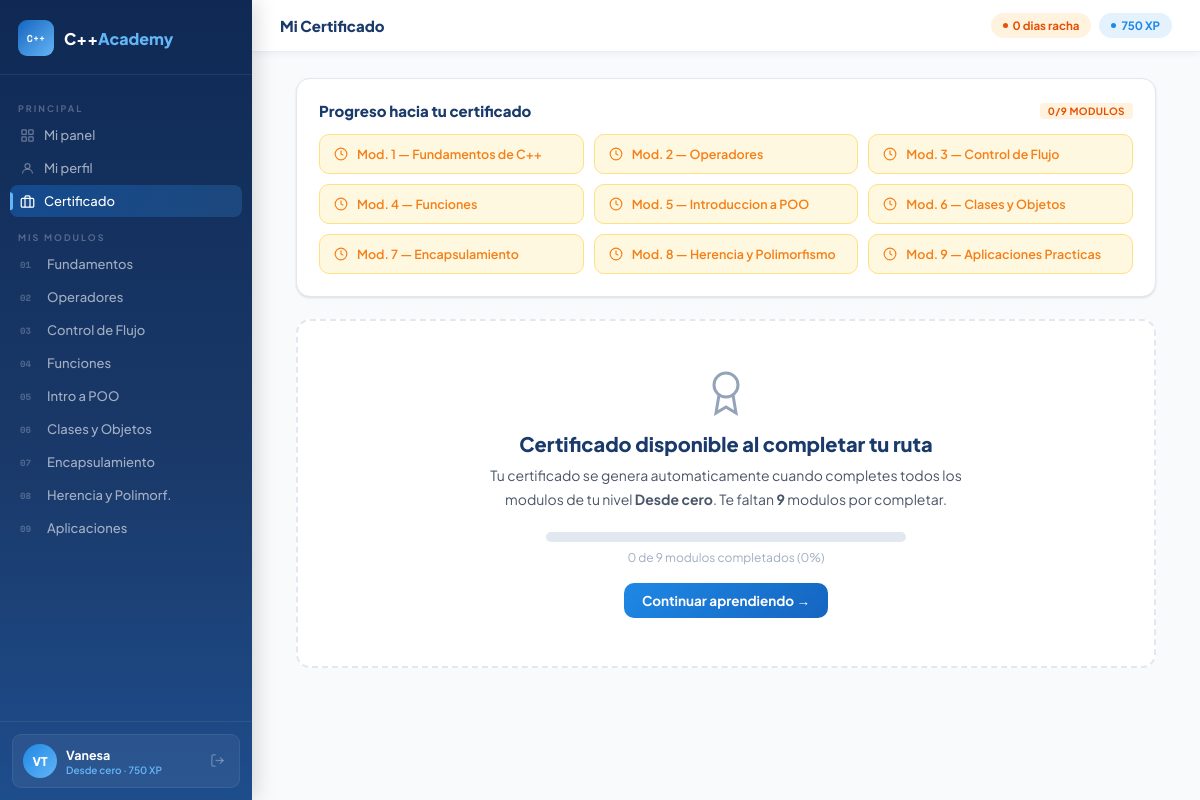
The app's page /certificado (signed in) with its own data.
### tables this page shows
CREATE TABLE usuarios(
        id             INTEGER PRIMARY KEY AUTOINCREMENT,
        nombre         TEXT NOT NULL,
        apellido        TEXT NOT NULL,
        email           TEXT NOT NULL UNIQUE,
        password_hash   TEXT NOT NULL,
        rol_id          INTEGER NOT NULL DEFAULT 2,
        ruta_aprendizaje TEXT DEFAULT 'desde_cero',
        activo          INTEGER NOT NULL DEFAULT 1,
        xp              INTEGER NOT NULL DEFAULT 0,
        racha           INTEGER NOT NULL DEFAULT 0,
        nivel           INTEGER NOT NULL DEFAULT 1,
        ultimo_modulo   INTEGER DEFAULT NULL,
        ultima_leccion  INTEGER DEFAULT NULL,
        fecha_registro  TEXT NOT NULL DEFAULT (datetime('now')),
        FOREIGN KEY(rol_id) REFERENCES roles(id));

CREATE TABLE modulos(
        id               INTEGER PRIMARY KEY AUTOINCREMENT,
        numero           INTEGER NOT NULL UNIQUE,
        titulo           TEXT NOT NULL,
        descripcion      TEXT,
        nivel            TEXT NOT NULL DEFAULT 'Basico',
        total_lecciones  INTEGER DEFAULT 8,
        total_ejercicios INTEGER DEFAULT 3,
        activo           INTEGER NOT NULL DEFAULT 1);

### routes/course_routes.py (the view)
@course_bp.route('/certificado')
@login_required
def certificado():
    if g.user.es_admin:
        certs = obtener_certificados_emitidos()
        return render_template('admin/certificados.html', certificados=certs)
    u           = g.user
    modulos     = obtener_modulos_con_progreso(u.id, u.ruta_aprendizaje, False)
    mods_ruta   = MODULOS_POR_NIVEL.get(u.ruta_aprendizaje, [1,2,3,4,5,6,7,8,9])
    mods_usuario= [m for m in modulos if m['numero'] in mods_ruta]
    completados = [m for m in mods_usuario if m['completado']]
    total_ruta  = len(mods_ruta)
    total_comp  = len(completados)
    proyecto    = obtener_proyecto(u.id)
    nec_proyecto= u.ruta_aprendizaje == 'avanzado'
    proyecto_ok = (not nec_proyecto) or (proyecto and proyecto['estado'] == 'entregado')
    puede_cert  = total_comp >= total_ruta and proyecto_ok
    stats       = obtener_estadisticas(u.id)
    import datetime
    return render_template('student/certificado.html',
                           u=u, stats=stats,
                           puede_certificado=puede_cert,
                           total_ruta=total_ruta, total_completos=total_comp,
                           mods_usuario=mods_usuario, proyecto=proyecto,
                           necesita_proyecto=nec_proyecto, proyecto_ok=proyecto_ok,
                           fecha_hoy=datetime.date.today().strftime("%d de %B de %Y"),
                           folio=f"CPP-2026-{u.id:04d}")

### templates/student/certificado.html (shortened to what this page needs)
{% extends "shared/base.html" %}
{% block page_title %}Mi Certificado{% endblock %}
{% block content %}
<div class="cert-page">
  <div class="progress-section no-print">
    <div class="section-head">
      <span class="section-title">Progreso hacia tu certificado</span>
      <span class="tag {% if puede_certificado %}tag-green{% else %}tag-amber{% endif %}">
        {{ total_completos }}/{{ total_ruta }} modulos
      </span>
    </div>
    <div class="prog-mods">
      {% for m in mods_usuario %}
      <div class="prog-mod-item {% if m.completado %}pmi-done{% else %}pmi-pend{% endif %}">
        {% if m.completado %}
        <svg width="14" height="14" viewBox="0 0 24 24" fill="none" stroke="currentColor" stroke-width="3"><polyline points="20 6 9 17 4 12"/></svg>
        {% else %}
        <svg width="14" height="14" viewBox="0 0 24 24" fill="none" stroke="currentColor" stroke-width="2"><circle cx="12" cy="12" r="10"/><polyline points="12 6 12 12 16 14"/></svg>
        {% endif %}
        Mod. {{ m.numero }} — {{ m.titulo[:28] }}{% if m.titulo|length > 28 %}...{% endif %}
      </div>
      {% endfor %}
    </div>
  </div>
  {% if puede_certificado %}
  <div class="cert-wrap">
    <div class="cert-top-bar"></div>
    <div class="cert-inner">
      <div class="cert-watermark">C++</div>
      <div class="cert-header">
        <div class="cert-logo-area">
          <div class="cert-logo-icon">C++</div>
          <div>
            <div class="cert-logo-name">C++<span>Academy</span></div>
            <div style="font-size:11px;color:#94a3b8">Plataforma educativa 2026</div>
          </div>
        </div>
        <div>
          <div class="cert-seal"><svg width="28" height="28" viewBox="0 0 24 24" fill="none" stroke="#1e88e5" stroke-width="2"><circle cx="12" cy="8" r="6"/><path d="M15.477 12.89 17 22l-5-3-5 3 1.523-9.11"/></svg></div>
        </div>
      </div>
      <div class="cert-body">
        <div class="cert-label">Certificado de Finalización</div>
        <h1 class="cert-title">Programación en C++</h1>
        <div class="cert-subtitle">
          {% if u.ruta_aprendizaje == 'desde_cero' %}Curso Completo — Nivel Fundamentos a Avanzado
          {% elif u.ruta_aprendizaje == 'intermedio' %}Curso Intermedio — Funciones, Clases y POO
          {% else %}Curso Avanzado — Encapsulamiento, Herencia y Polimorfismo
          {% endif %}
        </div>
        <div class="cert-recipient-label">Este certificado se otorga a</div>
        <div class="cert-name">{{ u.nombre_completo }}</div>
        <p class="cert-desc">
          Por haber completado satisfactoriamente el curso de
          <strong>Programación en C++</strong> en la plataforma C++ Academy,
          demostrando dominio de los conceptos del lenguaje,
          {% if u.ruta_aprendizaje == 'desde_cero' %}desde los fundamentos hasta programación orientada a objetos,{% elif u.ruta_aprendizaje == 'intermedio' %}incluyendo funciones, clases y programación orientada a objetos,{% else %}especialmente herencia, polimorfismo y diseño de clases,{% endif %}
          con una precisión de <strong>{{ stats.precision }}%</strong> en los ejercicios.
        </p>
        <div class="cert-stats">
          <div class="cstat"><div class="cstat-num">{{ total_completos }}</div><div class="cstat-lbl">Modulos completados</div></div>
          <div class="cstat"><div class="cstat-num">{{ stats.ejercicios_resueltos }}</div><div class="cstat-lbl">Ejercicios resueltos</div></div>
          <div class="cstat"><div class="cstat-num">{{ stats.precision }}%</div><div class="cstat-lbl">Precision</div></div>
          <div class="cstat"><div class="cstat-num">{{ stats.xp }}</div><div class="cstat-lbl">XP acumulados</div></div>
        </div>
      </div>
      <div class="cert-divider"></div>
      <div class="cert-sigs">
        <div class="sig-item">
          <div class="sig-line"></div>
          <div class="sig-name">C++ Academy</div>
          <div class="sig-role">Directora Academica — 2026</div>
        </div>
        <div class="sig-item" style="border:2px solid #e2e8f0;border-radius:10px;padding:10px;background:#f8fafc">
          <div style="font-size:9px;letter-spacing:2px;text-transform:uppercase;color:#94a3b8;margin-bottom:4px">Fecha de emision</div>
          <div style="font-weight:700;color:#1a3a6b;font-size:13px">{{ fecha_hoy }}</div>
          <div style="font-size:9px;color:#94a3b8;margin-top:3px">Folio: {{ folio }}</div>
        </div>
        <div class="sig-item">
          <div class="sig-line"></div>
          <div class="sig-name">Universidad Central</div>
          <div class="sig-role">Facultad de Ingenieria — 2026</div>
        </div>
      </div>
    </div>
    <div class="cert-folio">Folio: {{ folio }} &nbsp;·&nbsp; C++ Academy 2026 &nbsp;·&nbsp; Certificado autentico digital</div>
  </div>
  <div class="no-print" style="text-align:center;margin-bottom:24px">
    <button onclick="window.print()" class="btn btn-primary" style="margin-right:10px">
      <svg width="15" height="15" viewBox="0 0 24 24" fill="none" stroke="currentColor" stroke-width="2"><polyline points="6 9 6 2 18 2 18 9"/><path d="M6 18H4a2 2 0 0 1-2-2v-5a2 2 0 0 1 2-2h16a2 2 0 0 1 2 2v5a2 2 0 0 1-2 2h-2"/><rect x="6" y="14" width="12" height="8"/></svg>
      Imprimir certificado
    </button>
    <a href="{{ url_for('course.dashboard') }}" class="btn btn-secondary">Volver al inicio</a>
  </div>
  {% else %}
  <div class="cert-locked">
    <div style="margin-bottom:14px"><svg width="48" height="48" viewBox="0 0 24 24" fill="none" stroke="#94a3b8" stroke-width="1.5" style="display:block;margin:0 auto"><circle cx="12" cy="8" r="6"/><path d="M15.477 12.89 17 22l-5-3-5 3 1.523-9.11"/></svg></div>
    <div class="cert-locked-title">Certificado disponible al completar tu ruta</div>
    <div class="cert-locked-desc">
      Tu certificado se genera automaticamente cuando completes todos los modulos de tu nivel
      <strong>{{ u.ruta_label }}</strong>.
      Te faltan <strong>{{ total_ruta - total_completos }}</strong> modulo{{ 's' if (total_ruta - total_completos) != 1 }} por completar.
    </div>
    <div class="cert-prog-bar-wrap">
    </div>
    <div class="cert-prog-label">{{ total_completos }} de {{ total_ruta }} modulos completados ({{ (total_completos / total_ruta * 100)|round|int }}%)</div>
    <a href="{{ url_for('course.dashboard') }}" class="btn btn-primary">Continuar aprendiendo &rarr;</a>
  </div>
  {% endif %}
</div>
{% endblock %}

### templates/shared/base.html (shortened to what this page needs)
<!DOCTYPE html>
<html lang="es">
<head>
</head>
<body>
{% if current_user is not none and current_user.id %}
<div class="app-shell">
  <aside class="sidebar">
    <div class="sb-logo">
      <div class="sb-logo-icon">C++</div>
      <div class="sb-logo-name">C++<span>Academy</span></div>
    </div>
    <nav class="sb-nav">
      {% if current_user.es_admin %}
      <div class="sb-sec">Administracion</div>
      <a href="{{ url_for('course.admin_panel') }}" class="sb-link {% if request.endpoint=='course.admin_panel' %}active{% endif %}">
        <svg viewBox="0 0 24 24" fill="none" stroke="currentColor" stroke-width="2"><path d="M17 21v-2a4 4 0 0 0-4-4H5a4 4 0 0 0-4 4v2"/><circle cx="9" cy="7" r="4"/><path d="M23 21v-2a4 4 0 0 0-3-3.87"/><path d="M16 3.13a4 4 0 0 1 0 7.75"/></svg>
        Panel de estudiantes
      </a>
      <a href="{{ url_for('course.certificado') }}" class="sb-link {% if request.endpoint=='course.certificado' %}active{% endif %}">
        <svg viewBox="0 0 24 24" fill="none" stroke="currentColor" stroke-width="2"><rect x="2" y="7" width="20" height="14" rx="2"/><path d="M16 21V5a2 2 0 0 0-2-2h-4a2 2 0 0 0-2 2v16"/></svg>
        Historial de certificados
      </a>
      <div class="sb-sec">Vista de contenido</div>
      {% else %}
      <div class="sb-sec">Principal</div>
      <a href="{{ url_for('course.dashboard') }}" class="sb-link {% if request.endpoint=='course.dashboard' %}active{% endif %}">
        <svg viewBox="0 0 24 24" fill="none" stroke="currentColor" stroke-width="2"><rect x="3" y="3" width="7" height="7" rx="1"/><rect x="14" y="3" width="7" height="7" rx="1"/><rect x="3" y="14" width="7" height="7" rx="1"/><rect x="14" y="14" width="7" height="7" rx="1"/></svg>
        Mi panel
      </a>
      <a href="{{ url_for('course.perfil') }}" class="sb-link {% if request.endpoint=='course.perfil' %}active{% endif %}">
        <svg viewBox="0 0 24 24" fill="none" stroke="currentColor" stroke-width="2"><circle cx="12" cy="8" r="4"/><path d="M4 20c0-4 3.6-7 8-7s8 3 8 7"/></svg>
        Mi perfil
      </a>
      <a href="{{ url_for('course.certificado') }}" class="sb-link {% if request.endpoint=='course.certificado' %}active{% endif %}">
        <svg viewBox="0 0 24 24" fill="none" stroke="currentColor" stroke-width="2"><rect x="2" y="7" width="20" height="14" rx="2"/><path d="M16 21V5a2 2 0 0 0-2-2h-4a2 2 0 0 0-2 2v16"/></svg>
        Certificado
      </a>
      <div class="sb-sec">Mis modulos</div>
      {% endif %}
      {% set mnms={1:'Fundamentos',2:'Operadores',3:'Control de Flujo',4:'Funciones',5:'Intro a POO',6:'Clases y Objetos',7:'Encapsulamiento',8:'Herencia y Polimorf.',9:'Aplicaciones'} %}
      {% set maccs=[] %}
      {% for i in range(1,10) %}
      <a href="{{ url_for('course.modulo', numero=i) }}"
         class="sb-link {% if request.endpoint=='course.modulo' and request.view_args.numero==i %}active{% endif %}">
        <span class="sb-link-num">{{ '%02d'|format(i) }}</span>
        {{ mnms[i] }}
      </a>
      {% endfor %}
    </nav>
    <div class="sb-foot">
      <div class="sb-user">
        <div class="sb-av">{{ current_user.iniciales }}</div>
        <div class="sb-uinfo">
          <div class="sb-uname">{{ current_user.nombre }}</div>
          <div class="sb-urole">
            {% if current_user.ruta_aprendizaje=='desde_cero' %}Desde cero
            {% elif current_user.ruta_aprendizaje=='intermedio' %}Nivel intermedio
            {% else %}Nivel avanzado{% endif %}
            &middot; {{ current_user.xp }} XP</div>
        </div>
        <a href="{{ url_for('auth.logout') }}" class="sb-logout" title="Salir">
          <svg width="15" height="15" viewBox="0 0 24 24" fill="none" stroke="currentColor" stroke-width="2"><path d="M9 21H5a2 2 0 0 1-2-2V5a2 2 0 0 1 2-2h4"/><polyline points="16 17 21 12 16 7"/><line x1="21" y1="12" x2="9" y2="12"/></svg>
        </a>
      </div>
    </div>
  </aside>
  <div class="main-area">
    <header class="topbar">
      <div class="topbar-title">{% block page_title %}C++ Academy{% endblock %}</div>
      <div class="topbar-pills">
        <span class="pill pill-amber"><span class="pill-dot"></span>{{ current_user.racha }} dias racha</span>
        <span class="pill pill-blue"><span class="pill-dot"></span>{{ current_user.xp }} XP</span>
      </div>
    </header>
    <main class="page-content">
      {% block content %}{% endblock %}
    </main>
  </div>
</div>
{% else %}
{% block auth_content %}{% endblock %}
{% endif %}
</body>
</html>

### records on screen
usuarios: nombre "Vanesa", xp "750", racha "0"
modulos: numero "1", titulo "Fundamentos de C++"
modulos: numero "2", titulo "Operadores"
modulos: numero "3", titulo "Control de Flujo"
modulos: numero "4", titulo "Funciones"
modulos: numero "5", titulo "Introduccion a POO"
modulos: numero "6", titulo "Clases y Objetos"
modulos: numero "7", titulo "Encapsulamiento"
modulos: numero "8", titulo "Herencia y Polimorfismo"
modulos: numero "9", titulo "Aplicaciones Practicas"

### other values on screen
{{ '%02d'|format(i) }} "01" "02" "03" "04" "05" "06" "07" "08" "09"
{{ mnms[i] }} "Fundamentos" "Operadores" "Control de Flujo" "Funciones" "Intro a POO" "Clases y Objetos" "Encapsulamiento" "Herencia y Polimorf." "Aplicaciones"
{{ current_user.iniciales }} "VT"
{{ total_completos }} "0"
{{ total_ruta }} "9"
{{ u.ruta_label }} "Desde cero"
{{ total_ruta - total_completos }} "9"
{{ 's' if (total_ruta - total_completos) != 1 }} "s"
{{ (total_completos / total_ruta * 100)|round|int }} "0"
